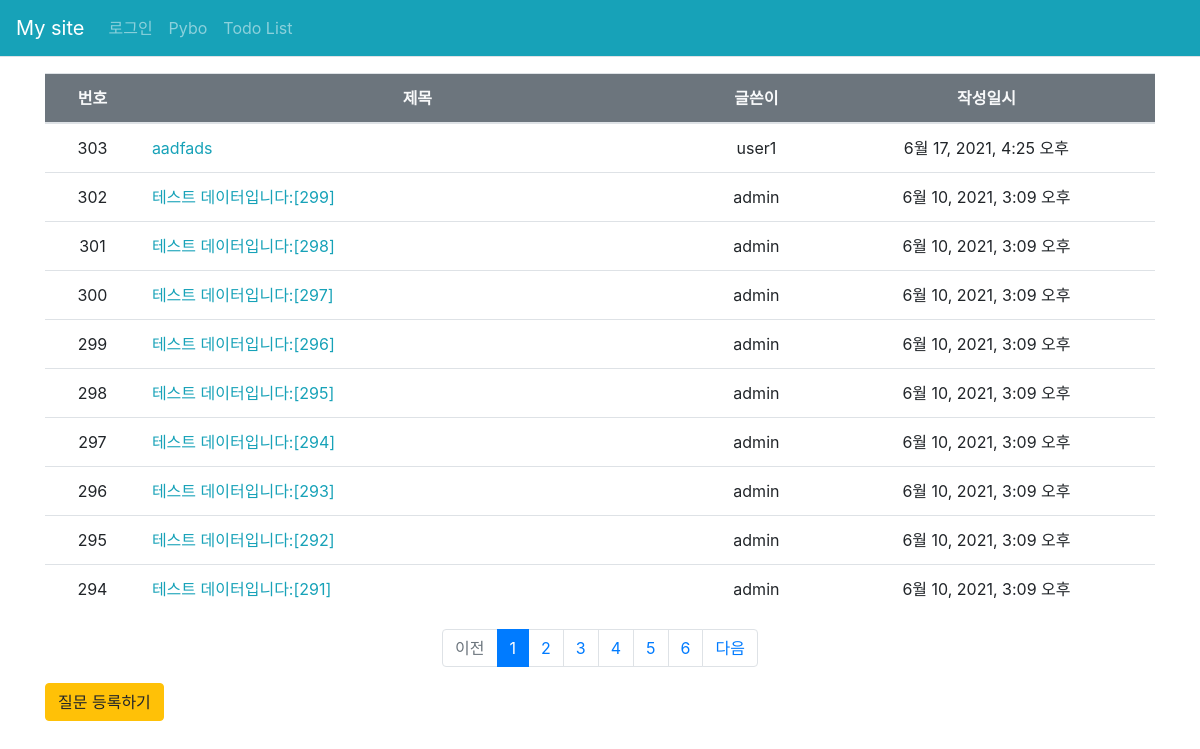
Page /pybo/ on the earlier database version.
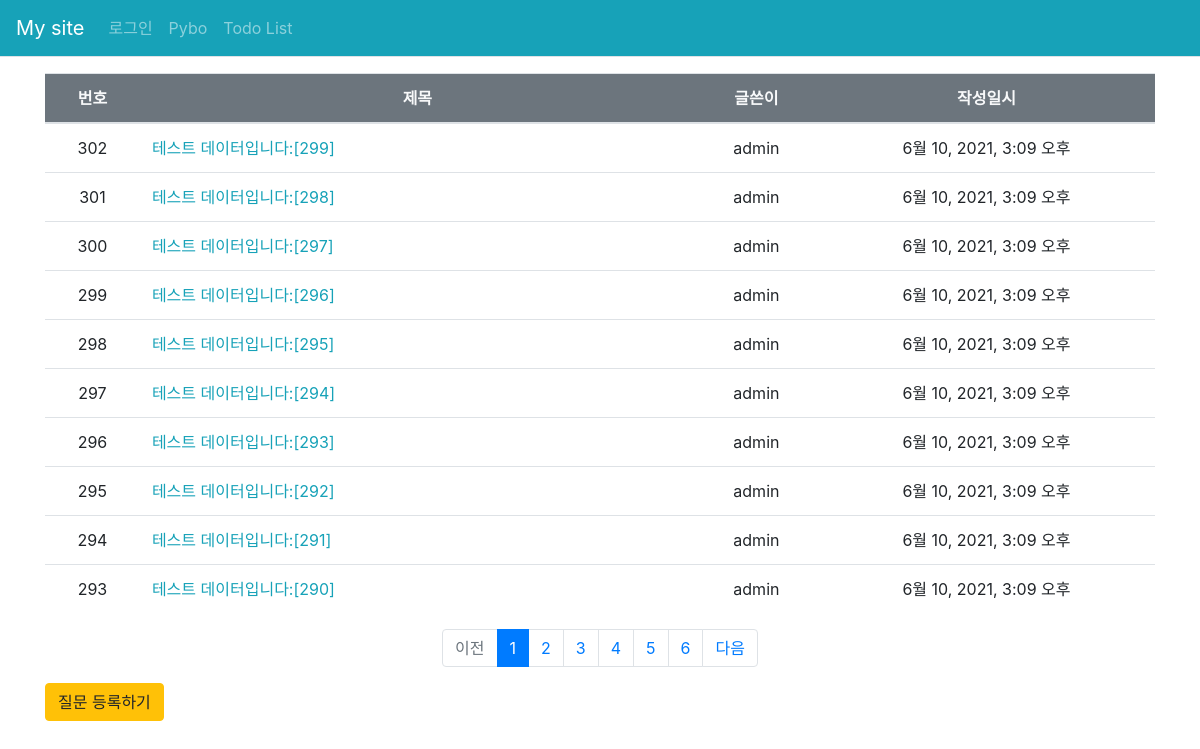
Same page on the later database version.
### pybo/models.py (models this page shows, shortened)
class Question(models.Model):
    author = models.ForeignKey(User, on_delete=models.CASCADE)
    subject = models.CharField(max_length=200)
    content = models.TextField()
    create_date = models.DateTimeField()
    modify_date = models.DateTimeField(null=True, blank=True)

### pybo/views/base_views.py (the view)
# urls.py: path('', common.views.index, name='index'),
def index(request):
    page = request.GET.get('page', '1')         # 페이지
    question_list = Question.objects.order_by('-create_date')
    paginator = Paginator(question_list, 10)    # 페이지당 10개씩 보여주기
    page_obj = paginator.get_page(page)
    context = {'question_list':page_obj}
    return render(request, 'pybo/question_list.html', context)

### pybo/templatetags/pybo_filter.py (called while the page is built)
@register.filter
def sub(value, arg):
    return value - arg

### templates/pybo/question_list.html (shortened to what this page needs)
{% extends 'base.html' %}
{% load pybo_filter %}
{% block content %}
<div class="container my-3">
    <table class="table table-hover">
        <thead>
            <tr class="text-center bg-secondary text-light">
                <th>번호</th>
                <th style="width:50%">제목</th>
                <th>글쓴이</th>
                <th>작성일시</th>
            </tr>
        </thead>
        <tbody>
            {% if question_list %}
            {% for question in question_list %}
            <tr class="text-center">
                <td>
                    {{ question_list.paginator.count|sub:question_list.start_index|sub:forloop.counter0|add:1 }}
                </td>
                <td class="text-left">
                    <a class="text-info" href="{% url 'pybo:detail' question.id %}">{{ question.subject }}</a>
                </td>
                <td>{{ question.author.username }}</td>
                <td>{{ question.create_date }}</td>
            </tr>
            {% endfor %}
            {% else %}
            <tr>
                <td colspan="3">질문이 없습니다.</td>
            </tr>
            {% endif %}
        </tbody>
    </table>
    <ul class="pagination justify-content-center">
        {% if question_list.has_previous %}
        <li class="page-item">
            <a class="page-link" href="?page={{ question_list.previous_page_number }}">이전</a>
        </li>
        {% else %}
        <li class="page-item disabled">
            <a class="page-link" tabindex="-1" aria-disabled="true" href="#">이전</a>
        </li>
        {% endif %}
        {% for page_number in question_list.paginator.page_range %}
        {% if page_number >= question_list.number|add:-5 and page_number <= question_list.number|add:5 %}
            {% if page_number == question_list.number %} <li class="page-item active" aria-current="page">
                <a class="page-link" href="?page={{ page_number }}">{{ page_number }}</a>
            </li>
            {% else %}
            <li class="page-item">
                <a class="page-link" href="?page={{ page_number }}">{{ page_number }}</a>
            </li>
            {% endif %}
            {% endif %}
            {% endfor %}
            {% if question_list.has_next %}
            <li class="page-item">
                <a class="page-link" href="?page={{ question_list.next_page_number }}">다음</a>
            </li>
            {% else %}
            <li class="page-item disabled">
                <a class="page-link" tabindex="-1" aria-disabled="true" href="#">다음</a>
            </li>
            {% endif %}
    </ul>
    <a href="{% url 'pybo:question_create' %}" class="btn btn-warning">질문 등록하기</a>
</div>
{% endblock %}

Differences in the rows shown:
removed Question: paginator.count|sub "303", subject "aadfads", author.username "user1", create_date "6월 17, 2021, 4:25 오후"
now on this page (row unchanged): Question: paginator.count|sub "293", subject "테스트 데이터입니다:[290]", author.username "admin", create_date "6월 10, 2021, 3:09 오후"
